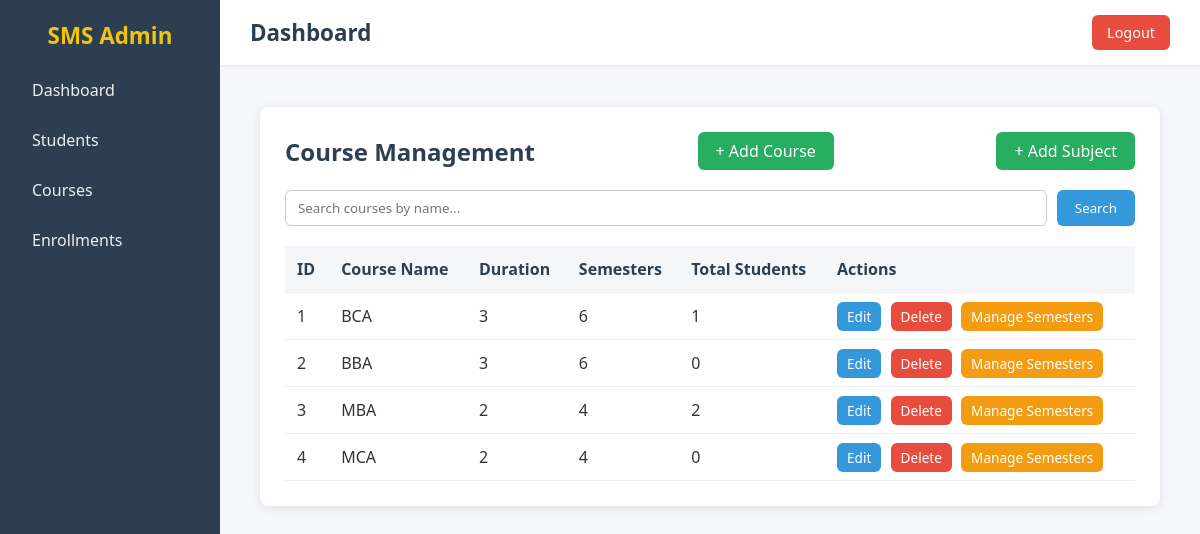
The page /courses (signed in) on the database its author committed.
### app/models/sms_models.py (models this page shows)
class Course(db.Model):
    __tablename__ = "courses"
    id = db.Column(db.Integer, primary_key=True)
    name = db.Column(db.String(100), nullable=False, unique=True)
    duration = db.Column(db.String(20), nullable=False)
    semesters = db.relationship("Semester", backref="course", lazy=True)

### app/routes/courses.py (the view)
@course_bp.route("/courses")
def course_home():
    if session.get("user_id"):
        got_courses = Course.query.all()
        return render_template("courses/courses.html",courses =got_courses)
    else:
        return redirect(url_for("auth.login"))

### app/templates/courses/courses.html (shortened to what this page needs)
{% extends "base.html" %}
{% block css %}
<link rel="stylesheet" href="{{ url_for('static', filename='css/courses.css') }}">
{% endblock %}
{% block content %}
<div class="courses-container">
    <div class="top-bar">
        <h2>Course Management</h2>
        <a href="/courses/add" class="btn-add">+ Add Course</a>
        <a href="/courses/add/subject" class="btn-add">+ Add Subject</a>
    </div>
    <form method="POST" action="/courses/search" class="search-form">
        <input type="text" name="search" placeholder="Search courses by name..." required>
        <button type="submit">Search</button>
    </form>
    <table class="courses-table">
        <thead>
            <tr>
                <th>ID</th>
                <th>Course Name</th>
                <th>Duration</th>
                <th>Semesters</th>
                <th>Total Students</th>
                <th>Actions</th>
            </tr>
        </thead>
        <tbody>
            {% for course in courses %}
            <tr>
                <td>{{ course.id }}</td>
                <td>{{ course.name }}</td>
                <td>{{ course.duration }}</td>
                <td>{{ course.semesters|length }}</td>
                <td>{{ course.enrollments|length }}</td>
                <td>
                    <a href="/courses/edit/{{ course.id }}" class="btn-edit">Edit</a>
                    <a href="/courses/delete/{{ course.id }}" class="btn-delete">Delete</a>
                    <a href="/courses/{{ course.id }}/semesters" class="btn-semesters">Manage Semesters</a>
                </td>
            </tr>
            {% endfor %}
        </tbody>
    </table>
</div>
{% endblock %}

### app/static/css/base.css (style rules this page uses)
* { margin: 0; padding: 0; box-sizing: border-box; font-family: "Segoe UI", Tahoma, Geneva, Verdana, sans-serif; }
body { background: #f5f7fa; color: #333; min-height: 100vh; }

### app/static/css/courses.css (style rules this page uses)
.courses-container { background: #fff; padding: 25px; border-radius: 8px; box-shadow: 0 2px 10px rgba(0,0,0,0.1); margin: 20px; }
.top-bar { display: flex; justify-content: space-between; align-items: center; margin-bottom: 20px; }
.top-bar h2 { color: #2c3e50; }
.btn-add { background: #27ae60; color: #fff; padding: 8px 18px; border-radius: 6px; text-decoration: none; transition: background 0.3s; }
.search-form { display: flex; margin-bottom: 20px; gap: 10px; }
.search-form input { flex: 1; padding: 8px 12px; border-radius: 6px; border: 1px solid #ccc; }
.search-form button { padding: 8px 18px; border-radius: 6px; border: none; background: #3498db; color: #fff; cursor: pointer; }
.courses-table { width: 100%; border-collapse: collapse; }
.courses-table th, .courses-table td { padding: 12px; border-bottom: 1px solid #eee; text-align: left; }
.courses-table th { background: #f4f6f9; color: #2c3e50; }
.courses-table td .btn-edit, .courses-table td .btn-delete, .courses-table td .btn-semesters, .courses-table td .btn-students, .courses-table td .btn-subjects { padding: 5px 10px; border-radius: 6px; text-decoration: none; color: #fff; font-size: 0.85rem; margin-right: 5px; transition: background 0.3s; }
.btn-edit { background: #3498db; }
.btn-delete { background: #e74c3c; }
.btn-semesters { background: #f39c12; }

### rows shown on the page
Course: id "1", name "BCA", duration "3", semesters|length "6", enrollments|length "1"
Course: id "2", name "BBA", duration "3", semesters|length "6", enrollments|length "0"
Course: id "3", name "MBA", duration "2", semesters|length "4", enrollments|length "2"
Course: id "4", name "MCA", duration "2", semesters|length "4", enrollments|length "0"
